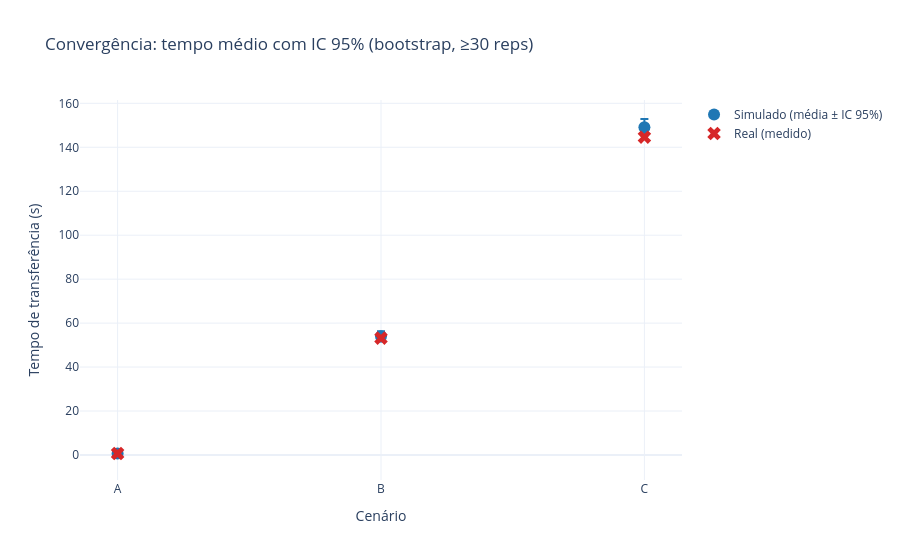

Write notebook code for a chart like this one.
### Markdown cell above
## D4 — Convergência estatística (tarefa 10)
Com ≥30 repetições estimamos um intervalo de confiança de 95% (bootstrap percentil) sobre o tempo médio. O critério de aceite é o IC cobrir a medição real.

### Code cell
from src.sim.converge import ConvergenceAnalyzer, build_figure as converge_fig

print(ConvergenceAnalyzer(num_reps=30, seed=1).generate_report())
converge_fig(num_reps=30, seed=1).show()

### Figure 1 — Plotly figure (JSON) as saved in the notebook; plotly's stock layout.template omitted (floating-point values rounded to 4 significant figures)
{"data": [{"error_y": {"array": [0.001984, 2.304, 3.73], "arrayminus": [0.002058, 2.367, 3.725], "symmetric": false, "type": "data"}, "marker": {"color": "#1f77b4", "size": 12}, "mode": "markers", "name": "Simulado (média ± IC 95%)", "type": "scatter", "x": ["A", "B", "C"], "y": [0.67, 53.99, 149.1]}, {"marker": {"color": "#d62728", "size": 12, "symbol": "x"}, "mode": "markers", "name": "Real (medido)", "type": "scatter", "x": ["A", "B", "C"], "y": [0.676, 53.16, 144.6]}], "layout": {"title": {"text": "Convergência: tempo médio com IC 95% (bootstrap, ≥30 reps)"}, "xaxis": {"title": {"text": "Cenário"}}, "yaxis": {"title": {"text": "Tempo de transferência (s)"}}}}
